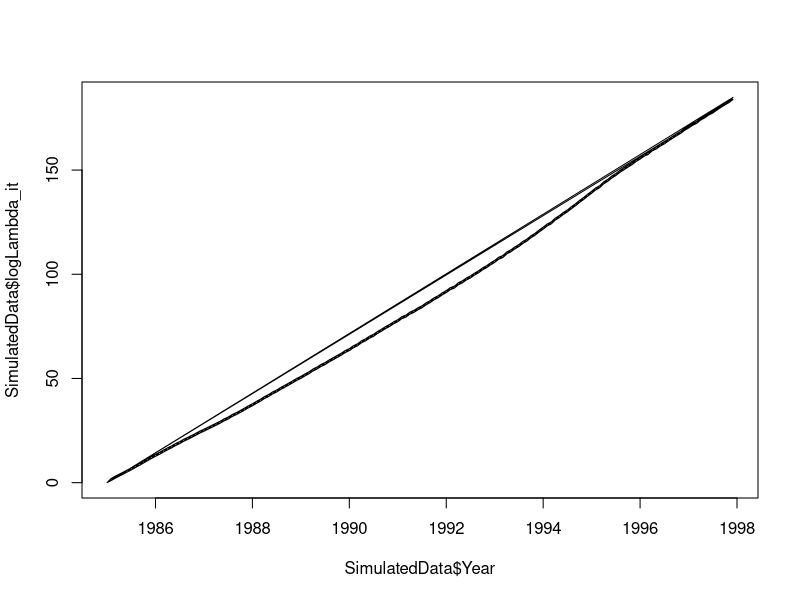

Write R code to recreate this figure.
# 94 departments  ==> i=1,...,94.
# Monthly cases over 13 years 1985-1997  ==> t=1,...,156.

SimulateMeningococcalData <- function(ndept, time){
  time1<- 1:time
  logLambda_it <- c() 
  Month <- rep(time1, ndept)
  Department <- as.factor(rep(1:ndept, each = length(time1)))
  
  #Trend component (r_t)
  r_t<- function(num_steps){
    num_steps <- num_steps
    
    kappa_r<- rgamma(1,1,0.0001)
    sigma_r <- sqrt(1/kappa_r)
    
    r <- numeric(num_steps)
    
    # initial values
    r[1] <- 0
    r[2] <- 1
    
    # Simulating the trend component
    for (t in 3:num_steps) {
      epsilon <- rnorm(1, mean = 0, sd = sigma_r)  
      r[t] <- (2* (r[t - 1])) - r[t - 2] + epsilon
    }
    
    return(r)
  }
  
  rt<- r_t(156)  # trend component
  
  #Seasonal component (s_t)
  s_t<- function(n){
    
    n <- n
    
    s <- numeric(n)
    
    kappa_s<- rgamma(1,1,0.0001)
    sigma_s <- sqrt(1/kappa_s)
    
    initial_WN <- rnorm(n, mean = 0, sd = sigma_s)
    
    # Simulating the seasonal component
    for (t in 1:n) {
      if (t <= 11) {
        s[t] <- initial_WN[t]
      } else {
        s[t] <- rnorm(1, mean = -sum(s[(t-1):(t-11)]), sd = sigma_s)
      }
    }
    
    return(s)
  }
  
  st<- s_t(156)  #seasonal component
  
  #Markov chain (x_it)
  x_it<- function(num_steps){
    
    transition_matrix <- matrix(c(0.8, 0.2, 0.4, 0.6), nrow = 2, byrow = TRUE)
    
    num_steps <- num_steps
    initial_state <- 0  
    
    states <- numeric(num_steps)
    
    # Simulating the Markov chain
    states[1] <- initial_state
    for (i in 2:num_steps) {
      current_state <- states[i - 1]
      next_state <- sample(0:1, size = 1, prob = transition_matrix[current_state + 1, ])
      states[i] <- next_state
    }
    return(states)
  }
  
  
  # Using the trend, seasonal, spatial components and HMM to simulate logLambda_it
  for (i in 1:ndept){
    logLambda_it.vec <- rt + st + x_it(time)
    logLambda_it <- c(logLambda_it, logLambda_it.vec)
  }
  
  df <- data.frame(logLambda_it, Month, Department)
  return(df)
}


SimulatedData<- SimulateMeningococcalData(94,156)

#e_it<- expectedCases

#SimulatedData$mean<- e_it * exp(SimulatedData$logLambda_it)

#SimulatedData$count<- rpois(length(SimulatedData$mean), SimulatedData$mean)

library(dplyr)
SimulatedData <- SimulatedData %>%
  group_by(Department) %>% mutate(Year=seq(1985,1997.917,1/12))
plot(SimulatedData$Year,SimulatedData$logLambda_it, type="l")



#Spatial component (u_i)
# grid of spatial points for n=94 departments
u_i<- function(n){
  n <- n  
  x <- runif(n)
  y <- runif(n)
  spatial_points <- data.frame(x = x, y = y)
  
  kappa_u <- 0.5
  
  # spatial weights matrix
  W <- matrix(0, n, n)
  
  # computing spatial weights
  for (i in 1:n) {
    for (j in 1:n) {
      if (i != j) {
        
        dist_ij <- sqrt((x[i] - x[j])^2 + (y[i] - y[j])^2)
        
        # spatial weight using inverse Euclidean distance
        W[i, j] <- 1/dist_ij
      }
    }
  }
  
  # Simulating the GIA process
  simulated_component <- matrix(rnorm(n), n, 1)
  for (i in 1:n) {
    sum_wy <- sum(W[i, ] * simulated_component)
    simulated_component[i] <- rnorm(1, mean = sum_wy / sum(W[i, ]), sd = 1 / sqrt((kappa_u*sum(W[i, ]))))
  }
  
  return(simulated_component)
  
}

